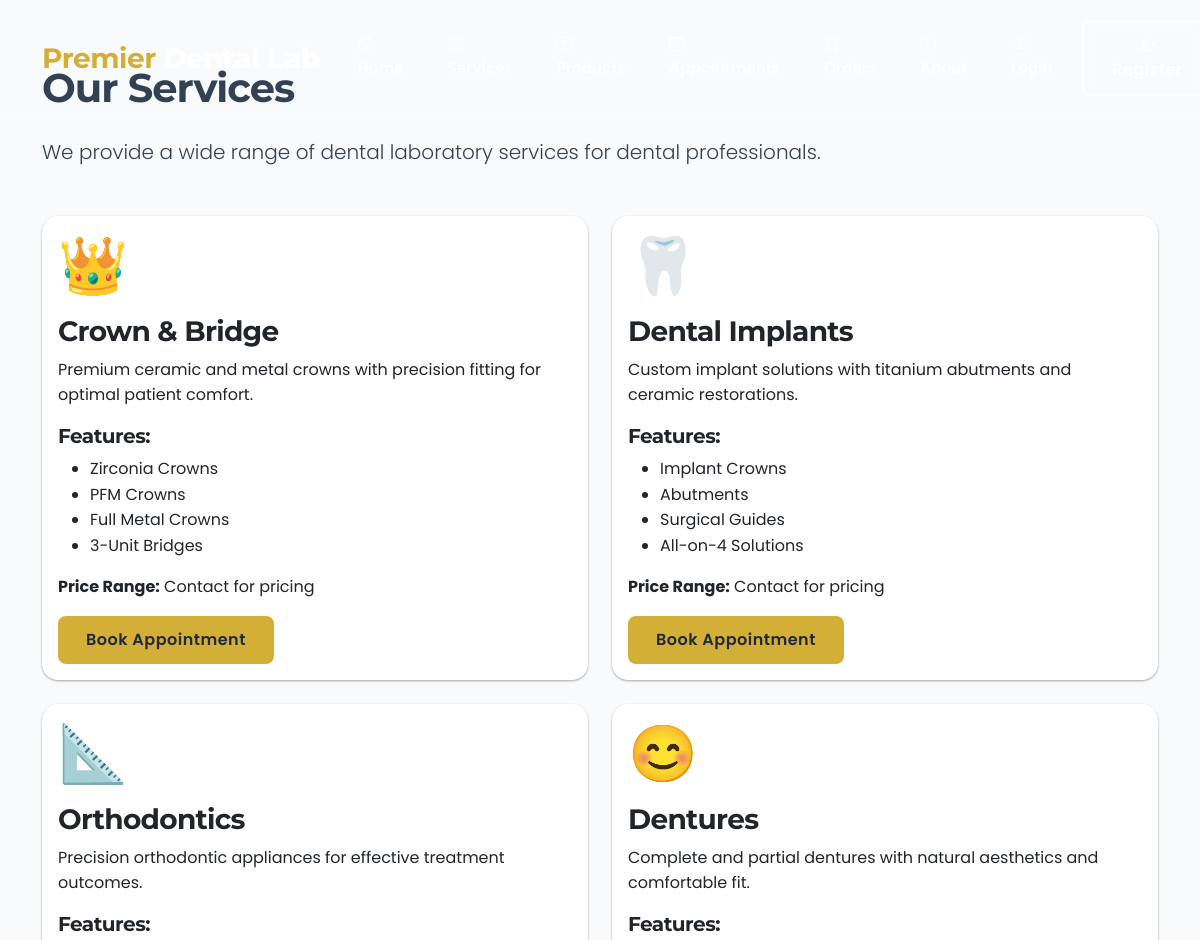
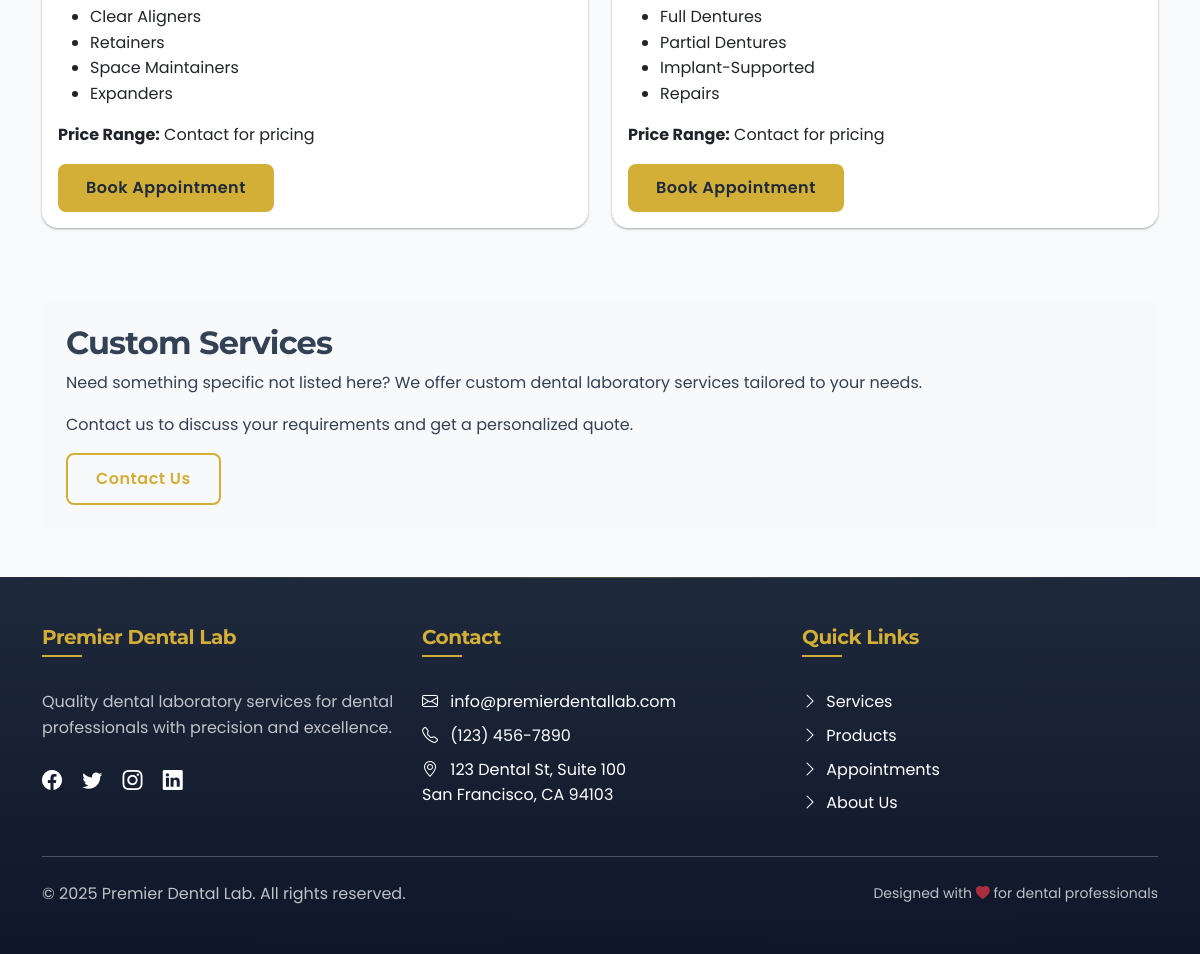
/services, run on the app's committed database (2 pictures, top to bottom).
### flask_dental_lab.py (models this page shows)
class Service(db.Model):
    __tablename__ = 'service'
    id = db.Column(db.Integer, primary_key=True)
    title = db.Column(db.String(100), nullable=False)
    description = db.Column(db.Text)
    icon = db.Column(db.String(10))
    features = db.Column(db.Text)  # JSON string of features
    price_range = db.Column(db.String(50))

### flask_dental_lab.py (the view)
@app.route('/services')
def services():
    services = Service.query.all()
    return render_template('services.html', services=services, hero_exists=False)

### flask_dental_lab.py (called while the page is built)
@app.template_filter('fromjson')
def fromjson(value):
    if value:
        try:
            return json.loads(value)
        except:
            return []
    return []

@app.context_processor
def inject_now():
    return {'now': datetime.now()}

### templates/services.html (shortened to what this page needs)
{% extends 'base.html' %}
{% block content %}
<h1 class="mb-4">Our Services</h1>
<p class="lead">We provide a wide range of dental laboratory services for dental professionals.</p>
<div class="row mt-5">
    {% for service in services %}
    <div class="col-md-6 mb-4">
        <div class="card h-100">
            <div class="card-body">
                <div class="display-4 mb-3 text-primary">{{ service.icon|safe }}</div>
                <h3 class="card-title">{{ service.title }}</h3>
                <p class="card-text">{{ service.description }}</p>
                {% if service.features %}
                <h5 class="mt-3">Features:</h5>
                <ul>
                    {% for feature in service.features|fromjson %}
                    <li>{{ feature }}</li>
                    {% endfor %}
                </ul>
                {% endif %}
                <p class="mt-3"><strong>Price Range:</strong> {{ service.price_range or 'Contact for pricing' }}</p>
                <a href="{{ url_for('appointments') }}" class="btn btn-primary">Book Appointment</a>
            </div>
        </div>
    </div>
    {% endfor %}
</div>
<div class="mt-5 p-4 bg-light rounded">
    <h2>Custom Services</h2>
    <p>Need something specific not listed here? We offer custom dental laboratory services tailored to your needs.</p>
    <p>Contact us to discuss your requirements and get a personalized quote.</p>
    <a href="{{ url_for('about') }}" class="btn btn-outline-primary">Contact Us</a>
</div>
{% endblock %}

### static/css/style.css (style rules this page uses)
:root { --primary-color: #1e4d8c; --primary-dark: #0f2a50; --primary-light: #e8f0fc; --accent-color: #00c2cb; --accent-gold: #d4af37; --accent-light-gold: #f0e6c9; --secondary-color: #d4af37; --success-color: #2ecc71; --warning-color: #f39c12; --danger-color: #e74c3c; --dark-color: #1e293b; --light-color: #f8fafc; --shadow: 0 10px 15px -3px rgba(0, 0, 0, 0.1), 0 4px 6px -2px rgba(0, 0, 0, 0.05); --shadow-sm: 0 1px 3px rgba(0, 0, 0, 0.12), 0 1px 2px rgba(0, 0, 0, 0.24); --shadow-lg: 0 20px 25px -5px rgba(0, 0, 0, 0.1), 0 10px 10px -5px rgba(0, 0, 0, 0.04); --transition: all 0.3s cubic-bezier(0.25, 0.8, 0.25, 1); }
body { font-family: 'Poppins', sans-serif; color: #334155; background-color: #f8fafc; line-height: 1.6; }
h1, h2, h3, h4, h5, h6 { font-family: 'Montserrat', sans-serif; font-weight: 700; letter-spacing: -0.025em; }
.card { border: none; border-radius: 1rem; box-shadow: var(--shadow-sm); transition: var(--transition); overflow: hidden; height: 100%; }
.btn { border-radius: 0.5rem; padding: 0.75rem 1.75rem; font-weight: 600; letter-spacing: 0.5px; transition: var(--transition); border: none; position: relative; overflow: hidden; z-index: 1; }
.btn::after { content: ''; position: absolute; bottom: 0; left: 0; width: 100%; height: 0; background-color: rgba(0, 0, 0, 0.1); transition: var(--transition); z-index: -1; }
.btn-primary { background-color: var(--accent-gold); color: var(--dark-color); font-weight: 600; border: none; }
.btn-outline-primary { border: 2px solid var(--accent-gold); color: var(--accent-gold); background-color: transparent; }

### data on the page
Service: icon "👑", title "Crown & Bridge", description "Premium ceramic and metal crowns with precision fitting for optimal patient comfort.", features "Zirconia Crowns" "PFM Crowns" "Full Metal Crowns" "3-Unit Bridges", price_range "Contact for pricing"
Service: icon "🦷", title "Dental Implants", description "Custom implant solutions with titanium abutments and ceramic restorations.", features "Implant Crowns" "Abutments" "Surgical Guides" "All-on-4 Solutions", price_range "Contact for pricing"
Service: icon "📐", title "Orthodontics", description "Precision orthodontic appliances for effective treatment outcomes.", features "Clear Aligners" "Retainers" "Space Maintainers" "Expanders", price_range "Contact for pricing"
Service: icon "😊", title "Dentures", description "Complete and partial dentures with natural aesthetics and comfortable fit.", features "Full Dentures" "Partial Dentures" "Implant-Supported" "Repairs", price_range "Contact for pricing"
